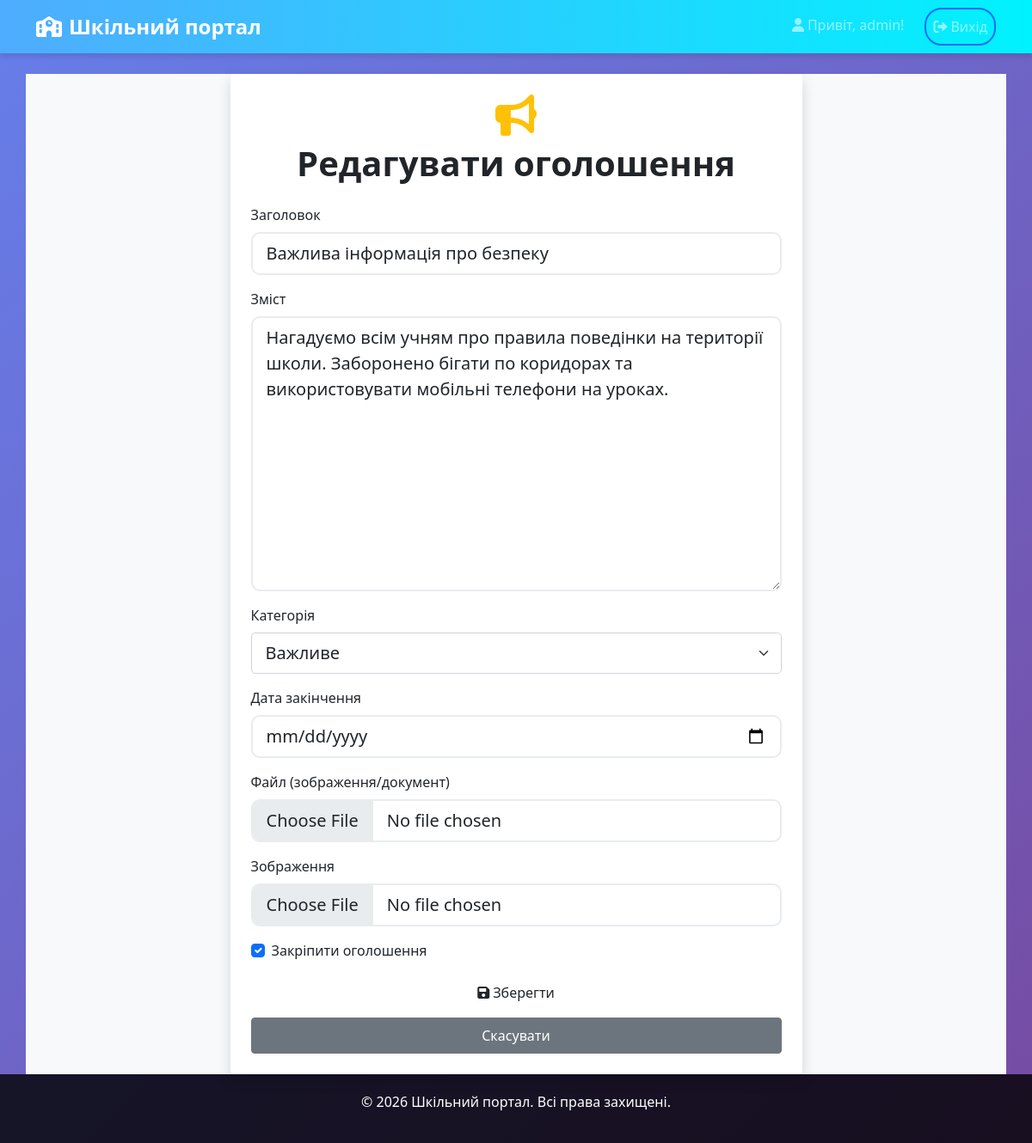
The app's page /announcements/16/edit/ (signed in) with its own data.
### announcements/models.py (models this page shows, shortened)
class Announcement(models.Model):
    title = models.CharField(max_length=200)
    content = models.TextField()
    category = models.ForeignKey(Category, on_delete=models.CASCADE)
    author = models.ForeignKey(User, on_delete=models.CASCADE)
    created_at = models.DateTimeField(auto_now_add=True)
    updated_at = models.DateTimeField(auto_now=True)
    end_date = models.DateField(null=True, blank=True)
    is_pinned = models.BooleanField(default=False)
    file = models.FileField(upload_to='announcements/', blank=True, null=True)
    image = models.ImageField(upload_to='announcements/images/', blank=True, null=True, verbose_name='Зображення')
    class Meta:
        ordering = ['-is_pinned', '-created_at']

### announcements/views.py (the view)
# urls.py: path('<int:pk>/edit/', views.announcement_edit, name='announcement_edit'),
@login_required
def announcement_edit(request, pk):
    announcement = get_object_or_404(Announcement, pk=pk)
    if not request.user.groups.filter(name='Admin').exists() or announcement.author != request.user:
        return redirect('announcement_list')
    if request.method == 'POST':
        form = AnnouncementForm(request.POST, request.FILES, instance=announcement)
        if form.is_valid():
            form.save()
            return redirect('announcement_list')
    else:
        form = AnnouncementForm(instance=announcement)
    return render(request, 'announcements/form.html', {'form': form, 'title': 'Редагувати оголошення'})

### announcements/forms.py
class AnnouncementForm(forms.ModelForm):
    class Meta:
        model = Announcement
        fields = ['title', 'content', 'category', 'end_date', 'is_pinned', 'file', 'image']
        widgets = {
            'end_date': forms.DateInput(attrs={'type': 'date'}),
        }

### announcements/models.py (called while the page is built)
    def __str__(self):
        return self.name

### announcements/templatetags/form_tags.py (called while the page is built)
@register.filter(name='add_class')
def add_class(field, css):
    return field.as_widget(attrs={**field.field.widget.attrs, 'class': css})

### announcements/templates/announcements/form.html (shortened to what this page needs)
{% extends 'announcements/base.html' %}
{% block content %}
{% load form_tags %}
<div class="row justify-content-center align-items-center min-vh-100 bg-light">
    <div class="col-md-8 col-lg-7 p-4 shadow rounded bg-white animate__animated animate__fadeIn">
        <div class="text-center mb-4">
            <i class="fas fa-bullhorn fa-3x text-warning mb-2"></i>
            <h1 class="fw-bold">{{ title }}</h1>
        </div>
        <form method="post" enctype="multipart/form-data" class="needs-validation" novalidate>
            <div class="mb-3">
                <label for="{{ form.title.id_for_label }}" class="form-label">Заголовок</label>
                {{ form.title|add_class:'form-control form-control-lg' }}
            </div>
            <div class="mb-3">
                <label for="{{ form.content.id_for_label }}" class="form-label">Зміст</label>
                {{ form.content|add_class:'form-control form-control-lg' }}
            </div>
            <div class="mb-3">
                <label for="{{ form.category.id_for_label }}" class="form-label">Категорія</label>
                {{ form.category|add_class:'form-select form-select-lg' }}
            </div>
            <div class="mb-3">
                <label for="{{ form.end_date.id_for_label }}" class="form-label">Дата закінчення</label>
                {{ form.end_date|add_class:'form-control form-control-lg' }}
            </div>
            <div class="mb-3">
                <label for="{{ form.file.id_for_label }}" class="form-label">Файл (зображення/документ)</label>
                {{ form.file|add_class:'form-control form-control-lg' }}
            </div>
            <div class="mb-3">
                <label for="{{ form.image.id_for_label }}" class="form-label">Зображення</label>
                {{ form.image|add_class:'form-control form-control-lg' }}
            </div>
            <div class="mb-3 form-check">
                {{ form.is_pinned|add_class:'form-check-input' }}
                <label for="{{ form.is_pinned.id_for_label }}" class="form-check-label">Закріпити оголошення</label>
            </div>
            <button type="submit" class="btn btn-gradient w-100 py-2 mb-2">
                <i class="fas fa-save me-1"></i>Зберегти
            </button>
            <a href="{% url 'announcement_list' %}" class="btn btn-secondary w-100 py-2">Скасувати</a>
        </form>
    </div>
</div>
{% endblock %}

### announcements/templates/announcements/base.html (shortened to what this page needs)
<!DOCTYPE html>
<html lang="uk">
<head>
    {% load static %}
    <link href="https://cdn.jsdelivr.net/npm/bootstrap@5.1.3/dist/css/bootstrap.min.css" rel="stylesheet">
    <link rel="stylesheet" href="https://cdnjs.cloudflare.com/ajax/libs/font-awesome/6.0.0/css/all.min.css">
    <link rel="stylesheet" href="{% static 'announcements/css/style.css' %}">
</head>
<body>
    <nav class="navbar navbar-expand-lg navbar-dark bg-primary">
        <div class="container">
            <a class="navbar-brand" href="{% url 'announcement_list' %}">
                <i class="fas fa-school me-2"></i>Шкільний портал
            </a>
            <div class="collapse navbar-collapse" id="navbarNav">
                <div class="navbar-nav ms-auto">
                    {% if user.is_authenticated %}
                        <span class="navbar-text me-3">
                            <i class="fas fa-user me-1"></i>Привіт, {{ user.username }}!
                        </span>
                        <form method="post" action="{% url 'logout' %}" style="display:inline;">
                            <button type="submit" class="nav-link btn btn-outline-primary ms-2">
                                <i class="fas fa-sign-out-alt me-1"></i>Вихід
                            </button>
                        </form>
                    {% endif %}
                </div>
            </div>
        </div>
    </nav>
    <div class="container mt-4">
        {% block content %}{% endblock %}
    </div>
    <footer class="footer mt-auto">
        <div class="container text-center">
            <p>&copy; 2026 Шкільний портал. Всі права захищені.</p>
        </div>
    </footer>

### static/announcements/css/style.css (style rules this page uses)
body { background: linear-gradient(135deg, #667eea 0%, #764ba2 100%); min-height: 100vh; font-family: 'Segoe UI', Tahoma, Geneva, Verdana, sans-serif; }
.navbar { background: linear-gradient(90deg, #4facfe 0%, #00f2fe 100%) !important; box-shadow: 0 4px 6px rgba(0, 0, 0, 0.1); }
.navbar-brand { font-weight: bold; font-size: 1.5rem; }
.btn-outline-primary { border-radius: 20px; border-width: 2px; transition: all 0.3s ease; }
.form-control { border-radius: 10px; border: 2px solid #e9ecef; transition: border-color 0.3s ease; }
.footer { background: rgba(0, 0, 0, 0.8); color: white; padding: 20px 0; margin-top: 50px; }

### records on screen
Announcement: title "Важлива інформація про безпеку", content "Нагадуємо всім учням про правила поведінки на території школи. Заборонено бігати по коридорах та використовувати мобільні телефони на уроках.", category "Важливе", is_pinned "☑"

### other values on screen
{{ user.username }} "admin"
{{ title }} "Редагувати оголошення"
